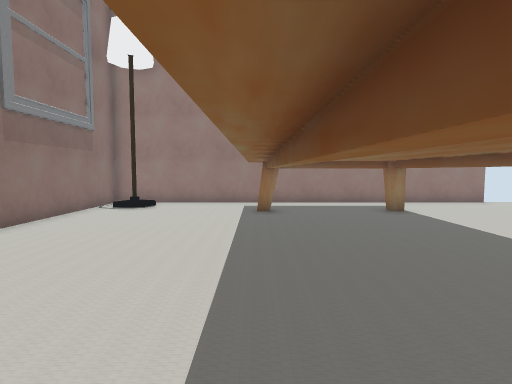
view 1 (above)

12 first-person views from a walk through a 3-D level made in the Unity game engine. The camera is 1.5 m above the floor, tilts 4° down and sees 80° across. The floor is counted in squares, 1 m on a side. Each view is taken from the middle of a square. On the plan, view 1 faces up. The plan holds only what a view shows up to about 15 squares ahead; the rest is blank.

view 2
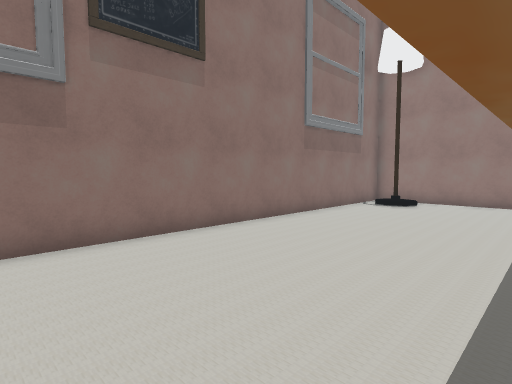

view 3
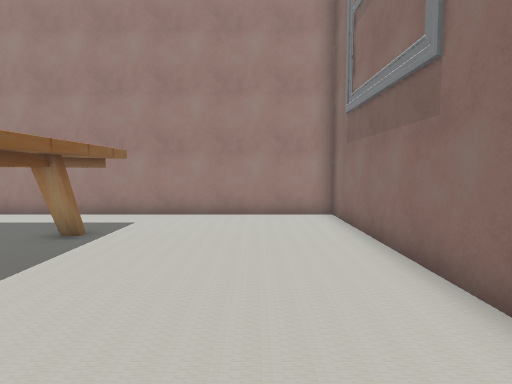

view 4
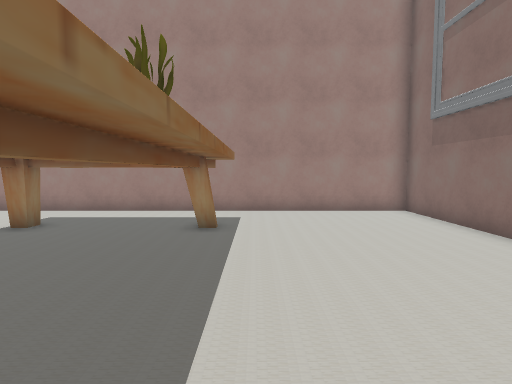

view 5
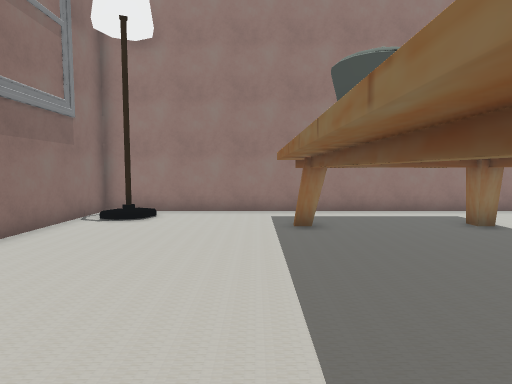

view 6
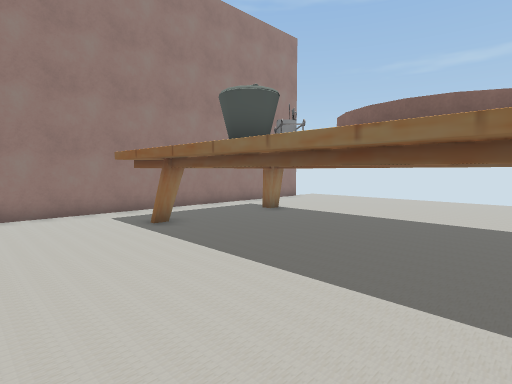

view 7
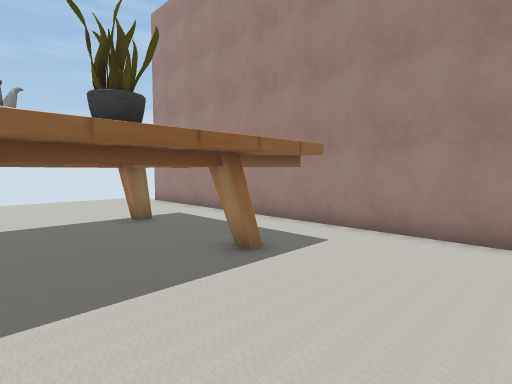

view 8
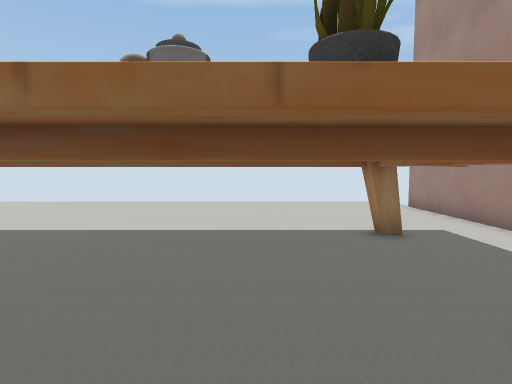

view 9
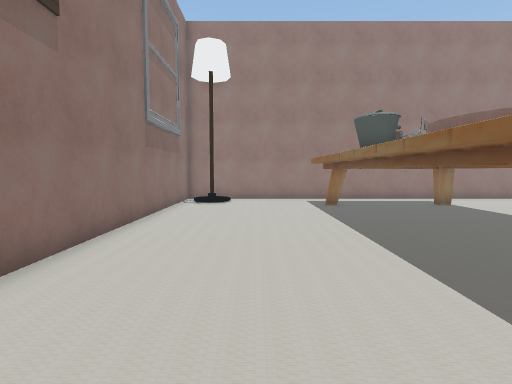

view 10
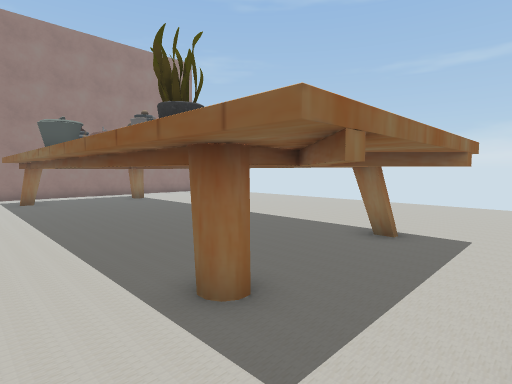

view 11
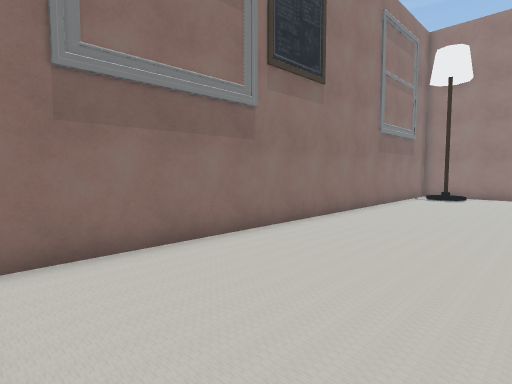

view 12
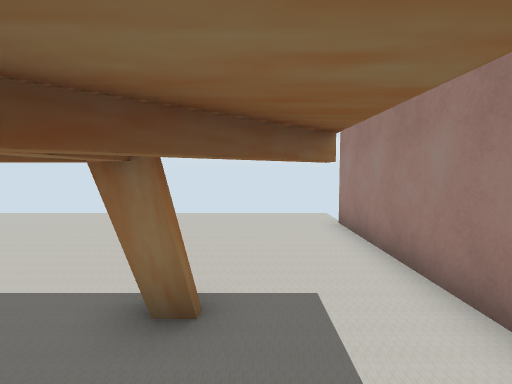

### Floor plan
Key: @ floor where view 1 was taken; # wall or solid block; . floor; / step, stairs or slope; T thing the floor can be seen under or through; O other object.
Columns run from 7 left of view 1 to 12 right of it. Each row starts with its distance up from view 1.
 15                  ##
 14 #########  #######..
 13 #/O/...##    .......
 12 #//.....#   ........
 11 #......##  TT.......
 10 #.......#   T.......
  9 #.......#   T.......
  8 #.......#   T.......
  7 #.......#   T.......
  6 #.......#   T.......
  5 #.......#   T.......
  4 #.......#   T.......
  3 #.......#   T.......
  2 #.......#   T.......
  1 #.......T   T.......
  0 #......@T   T.......
 -1 #.......T   T.......
 -2 #......TTTTTT.......
 -3 #.......T..T........
 -4 #.......T...T.......
 -5 #...................
 -6 ###################

Positions as (right, up) in squares from view 1, and headings:
1: (0, 0), facing up
2: (0, -1), facing up-left
3: (-4, 5), facing down
4: (-1, 6), facing down
5: (-1, 3), facing up
6: (-4, 3), facing up-right
7: (-4, 2), facing down-right
8: (-2, 1), facing right
9: (-3, -2), facing up
10: (-2, -5), facing up-right
11: (-1, -5), facing up-left
12: (2, -3), facing right
